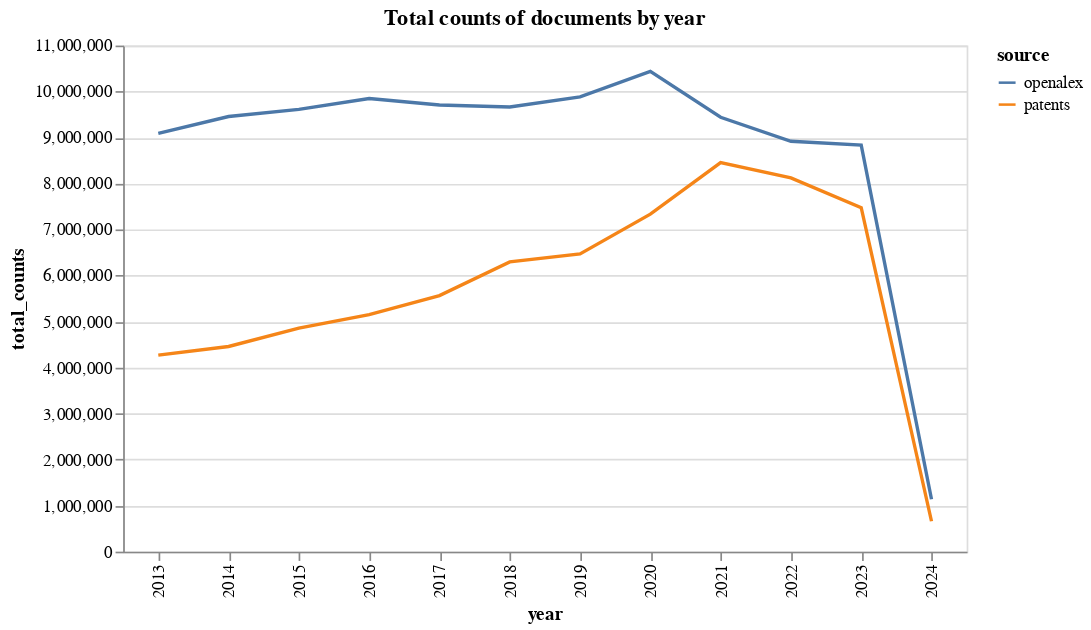

The cell this chart's notebook holds for it:
### Code cell
fig = (
    alt.Chart(
        (
            counts_normalised_df
        ),
        width=500)
    .mark_line()
    .encode(
        x='year:O',
        y='total_counts:Q',
        color='source'
    )
    .properties(
        title='Total counts of documents by year'
    )
)

fig

### Figure 1 — Vega-Lite specification as saved in the notebook (floating-point values rounded to 4 significant figures)
{"config": {"view": {"continuousWidth": 400, "continuousHeight": 300}}, "data": {"name": "data-b79af452f09e439aa2a39205755d857c"}, "mark": "line", "encoding": {"color": {"field": "source", "type": "nominal"}, "x": {"field": "year", "type": "ordinal"}, "y": {"field": "total_counts", "type": "quantitative"}}, "title": "Total counts of documents by year", "width": 500, "$schema": "https://vega.github.io/schema/vega-lite/v4.17.0.json", "datasets": {"data-b79af452f09e439aa2a39205755d857c": [{"source": "openalex", "year": 2013, "counts": 2707, "total_counts": 9089417, "fraction": 0.0002978, "fraction_2013": 0.0002978, "normalised_fraction": 1.0}, {"source": "openalex", "year": 2014, "counts": 2995, "total_counts": 9457707, "fraction": 0.0003167, "fraction_2013": 0.0002978, "normalised_fraction": 1.063}, {"source": "openalex", "year": 2015, "counts": 3151, "total_counts": 9612238, "fraction": 0.0003278, "fraction_2013": 0.0002978, "normalised_fraction": 1.101}, {"source": "openalex", "year": 2016, "counts": 3560, "total_counts": 9848839, "fraction": 0.0003615, "fraction_2013": 0.0002978, "normalised_fraction": 1.214}, {"source": "openalex", "year": 2017, "counts": 3532, "total_counts": 9708717, "fraction": 0.0003638, "fraction_2013": 0.0002978, "normalised_fraction": 1.222}, {"source": "openalex", "year": 2018, "counts": 3874, "total_counts": 9665665, "fraction": 0.0004008, "fraction_2013": 0.0002978, "normalised_fraction": 1.346}, {"source": "openalex", "year": 2019, "counts": 3946, "total_counts": 9885874, "fraction": 0.0003992, "fraction_2013": 0.0002978, "normalised_fraction": 1.34}, {"source": "openalex", "year": 2020, "counts": 3623, "total_counts": 10440194, "fraction": 0.000347, "fraction_2013": 0.0002978, "normalised_fraction": 1.165}, {"source": "openalex", "year": 2021, "counts": 3673, "total_counts": 9442062, "fraction": 0.000389, "fraction_2013": 0.0002978, "normalised_fraction": 1.306}, {"source": "openalex", "year": 2022, "counts": 3561, "total_counts": 8920054, "fraction": 0.0003992, "fraction_2013": 0.0002978, "normalised_fraction": 1.34}, {"source": "openalex", "year": 2023, "counts": 3770, "total_counts": 8837335, "fraction": 0.0004266, "fraction_2013": 0.0002978, "normalised_fraction": 1.432}, {"source": "openalex", "year": 2024, "counts": 356, "total_counts": 1139314, "fraction": 0.0003125, "fraction_2013": 0.0002978, "normalised_fraction": 1.049}, {"source": "patents", "year": 2013, "counts": 499, "total_counts": 4271238, "fraction": 0.0001168, "fraction_2013": 0.0001168, "normalised_fraction": 1.0}, {"source": "patents", "year": 2014, "counts": 565, "total_counts": 4459288, "fraction": 0.0001267, "fraction_2013": 0.0001168, "normalised_fraction": 1.085}, {"source": "patents", "year": 2015, "counts": 948, "total_counts": 4856237, "fraction": 0.0001952, "fraction_2013": 0.0001168, "normalised_fraction": 1.671}, {"source": "patents", "year": 2016, "counts": 1029, "total_counts": 5152383, "fraction": 0.0001997, "fraction_2013": 0.0001168, "normalised_fraction": 1.709}, {"source": "patents", "year": 2017, "counts": 1107, "total_counts": 5566320, "fraction": 0.0001989, "fraction_2013": 0.0001168, "normalised_fraction": 1.702}, {"source": "patents", "year": 2018, "counts": 1298, "total_counts": 6297186, "fraction": 0.0002061, "fraction_2013": 0.0001168, "normalised_fraction": 1.764}, {"source": "patents", "year": 2019, "counts": 1387, "total_counts": 6472541, "fraction": 0.0002143, "fraction_2013": 0.0001168, "normalised_fraction": 1.834}, {"source": "patents", "year": 2020, "counts": 1502, "total_counts": 7336249, "fraction": 0.0002047, "fraction_2013": 0.0001168, "normalised_fraction": 1.752}, {"source": "patents", "year": 2021, "counts": 1578, "total_counts": 8455856, "fraction": 0.0001866, "fraction_2013": 0.0001168, "normalised_fraction": 1.597}, {"source": "patents", "year": 2022, "counts": 1389, "total_counts": 8122074, "fraction": 0.000171, "fraction_2013": 0.0001168, "normalised_fraction": 1.464}, {"source": "patents", "year": 2023, "counts": 1096, "total_counts": 7477636, "fraction": 0.0001466, "fraction_2013": 0.0001168, "normalised_fraction": 1.255}, {"source": "patents", "year": 2024, "counts": 88, "total_counts": 660824, "fraction": 0.0001332, "fraction_2013": 0.0001168, "normalised_fraction": 1.14}]}}
